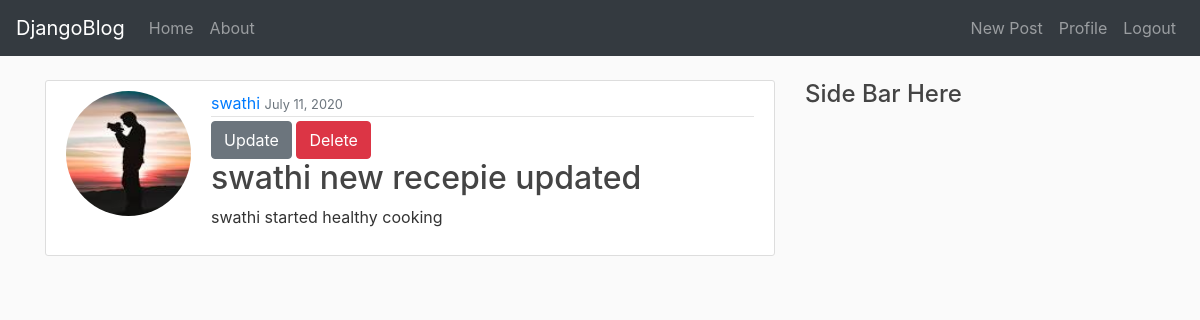
Screenshot of /post/28/ (signed in) with the database file from the repository.
### blog/models.py (models this page shows, shortened)
class Post(models.Model):
	title=models.CharField(max_length=200)
	content=models.TextField()
	date_posted=models.DateTimeField(default=timezone.now)
	author=models.ForeignKey(User,on_delete=models.CASCADE)

### users/models.py (models this page shows, shortened)
class Profile(models.Model):
	user=models.OneToOneField(User,on_delete=models.CASCADE)
	image=models.ImageField(default='default.jpg',upload_to='user_profile_pic')

### blog/views.py (the view)
# urls.py: path('post/<int:pk>/', PostDetailView.as_view(),name='post_detail'),
class PostDetailView(LoginRequiredMixin,DetailView):
      model=Post

### blog/templates/blog/post_detail.html
{% extends 'blog/base.html' %}
{% block content %}
<article class="media content-section">
<img class="rounded-circle account-img" src="{{object.author.profile.image.url}}">
	<div class="media-body">
		<div class="article-metadata">
		<a href="mr-2" >{{object.author}}</a>
		<small class="text-muted">{{object.date_posted|date:"F d, Y"}}</small>
	</div>
	<div>
		{% if user.is_authenticated %}
		<a href="{% url 'post_update' object.id %}" class="btn btn-secondary">Update</a>
		<a href="{% url 'post_delete' object.id %}" class="btn btn-danger">Delete</a>
		{% endif %}
</div>
		<div class="">
			<h2 ><a href="#" class="article-title">{{object.title}}</a></h2>
			<p class="article-content">{{object.content}}</p>
		</div>
</div>
</article>
{% endblock %}

### blog/static/blog/main.css (style rules this page uses)
body { background: #fafafa; color: #333333; margin-top: 5rem; }
h1, h2, h3, h4, h5, h6 { color: #444444; }
.content-section { background: #ffffff; padding: 10px 20px; border: 1px solid #dddddd; border-radius: 3px; margin-bottom: 20px; }
.article-title { color: #444444; }
.article-content { white-space: pre-line; }
.article-metadata { padding-bottom: 1px; margin-bottom: 4px; border-bottom: 1px solid #e3e3e3 }
.account-img { height: 125px; width: 125px; margin-right: 20px; margin-bottom: 16px; }

### rows the page displays
Post: author.profile.image (placeholder picture), author "swathi", date_posted "July 11, 2020", title "swathi new recepie updated", content "swathi started healthy cooking"
